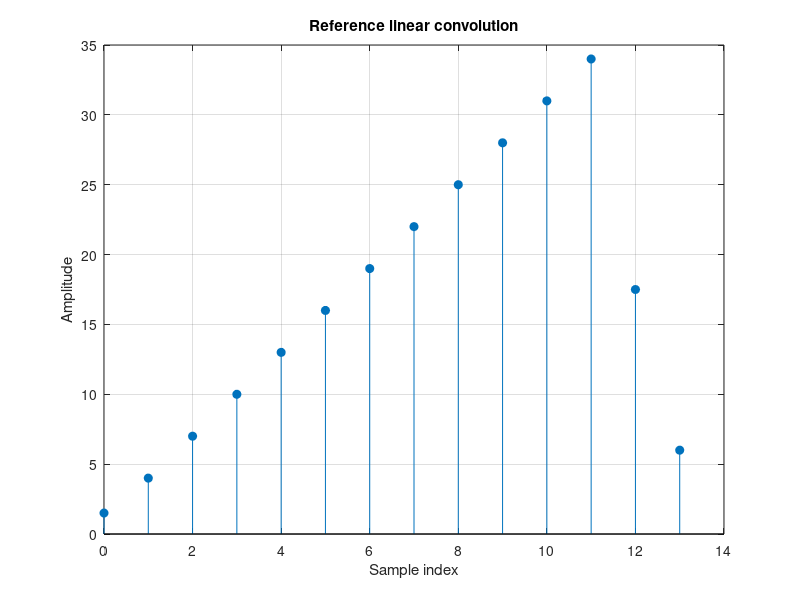
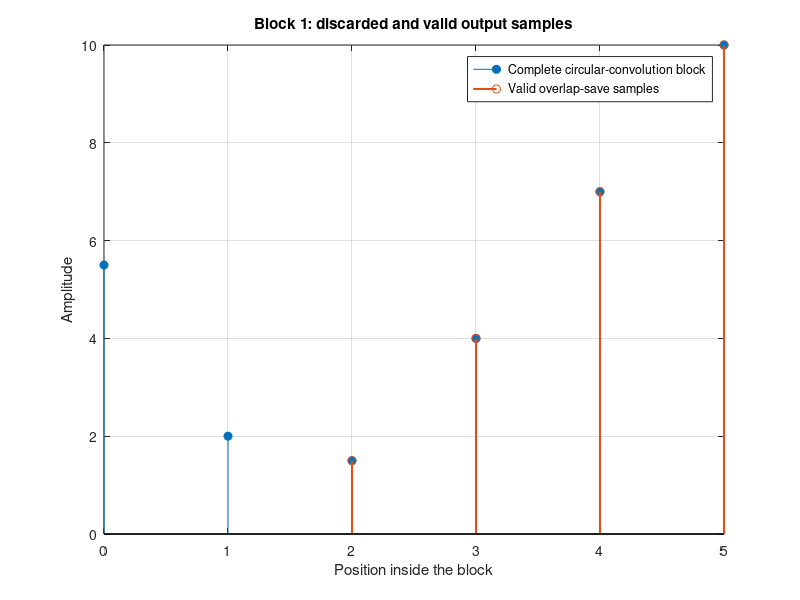
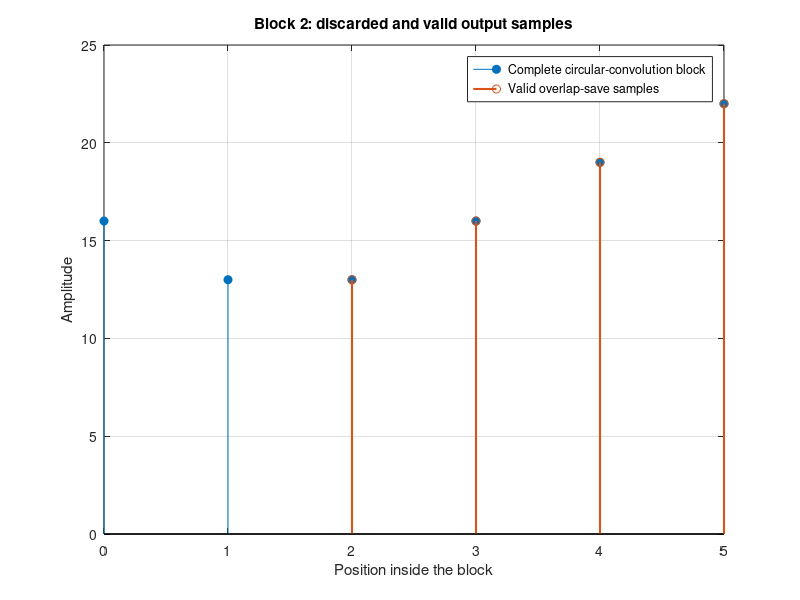
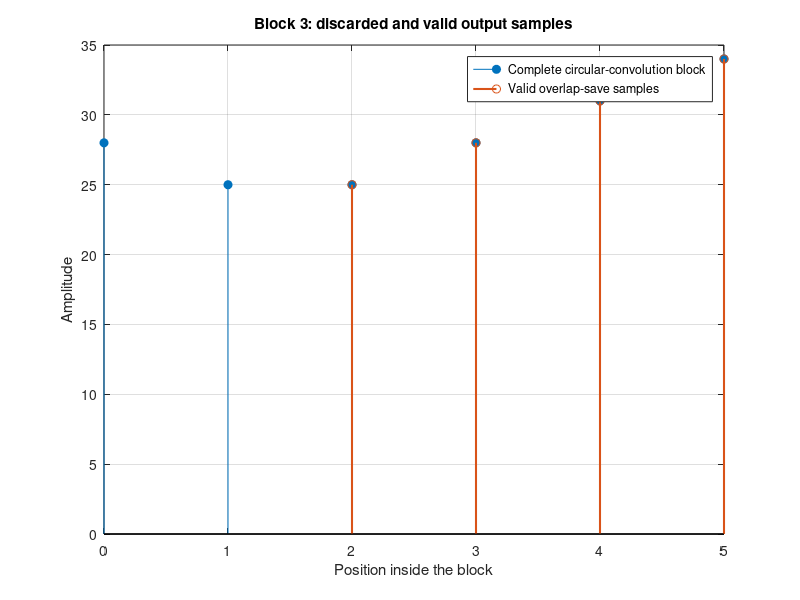

Reproduce these figures in MATLAB, in order.
clear;
close all;
clc;

% SMALL OVERLAP-SAVE BLOCK-FILTERING EXAMPLE
% A short sequence is filtered manually in blocks so that the valid and
% discarded samples can be identified clearly.

x = (1:12)/2;
h = [3 2 1];

L = length(h);             % Filter length
M = 6;                     % FFT and block length
R = M - L + 1;             % New samples per block
overlap = L - 1;

if M < L
    error('The FFT length M must be at least the filter length L.');
end

% Reference linear-convolution result.
y_reference = conv(x, h);
output_length = length(y_reference);

% Number of blocks needed to generate the complete output.
number_of_blocks = ceil(output_length/R);

% The sequence begins with L-1 zeros. Additional trailing zeros guarantee
% that the final block has exactly M samples.
required_padded_length = (number_of_blocks - 1)*R + M;
trailing_zeros = required_padded_length - overlap - length(x);
x_padded = [zeros(1, overlap) x zeros(1, trailing_zeros)];

% Filter spectrum reused by every block.
H = fft(h, M);

% Storage for complete circular-convolution blocks and valid samples.
block_outputs = zeros(number_of_blocks, M);
valid_outputs = zeros(number_of_blocks, R);

for block_index = 1:number_of_blocks
    first_sample = (block_index - 1)*R + 1;
    last_sample = first_sample + M - 1;

    current_block = x_padded(first_sample:last_sample);

    % M-point circular convolution performed with the FFT.
    current_output = real(ifft(fft(current_block, M).*H));

    block_outputs(block_index, :) = current_output;
    valid_outputs(block_index, :) = current_output(L:M);
end

% Concatenate the valid samples and remove extra zero-padding results.
y_overlap_save = reshape(valid_outputs.', 1, []);
y_overlap_save = y_overlap_save(1:output_length);

%% Display the complete reference output
figure;
stem(0:output_length-1, y_reference, 'filled');
grid on;
xlabel('Sample index');
ylabel('Amplitude');
title('Reference linear convolution');

%% Display every circular-convolution block
for block_index = 1:number_of_blocks
    figure;
    stem(0:M-1, block_outputs(block_index, :), 'filled');
    hold on;
    stem(L-1:M-1, block_outputs(block_index, L:M), ...
         'LineWidth', 1.5);
    hold off;
    grid on;
    xlabel('Position inside the block');
    ylabel('Amplitude');
    title(sprintf('Block %d: discarded and valid output samples', ...
                  block_index));
    legend('Complete circular-convolution block', ...
           'Valid overlap-save samples', 'Location', 'best');
end

%% Compare the assembled result with linear convolution
figure;
stem(0:output_length-1, y_reference, 'filled');
hold on;
stem(0:output_length-1, y_overlap_save, '.');
hold off;
grid on;
xlabel('Sample index');
ylabel('Amplitude');
title('Direct convolution and assembled overlap-save output');
legend('Direct convolution', 'Overlap-save', 'Location', 'best');

fprintf('Filter length L: %d\n', L);
fprintf('FFT length M: %d\n', M);
fprintf('Overlap: %d samples\n', overlap);
fprintf('New samples per block R: %d\n', R);
fprintf('Number of blocks: %d\n', number_of_blocks);
fprintf('Maximum absolute error: %.3e\n', ...
        max(abs(y_reference - y_overlap_save)));
